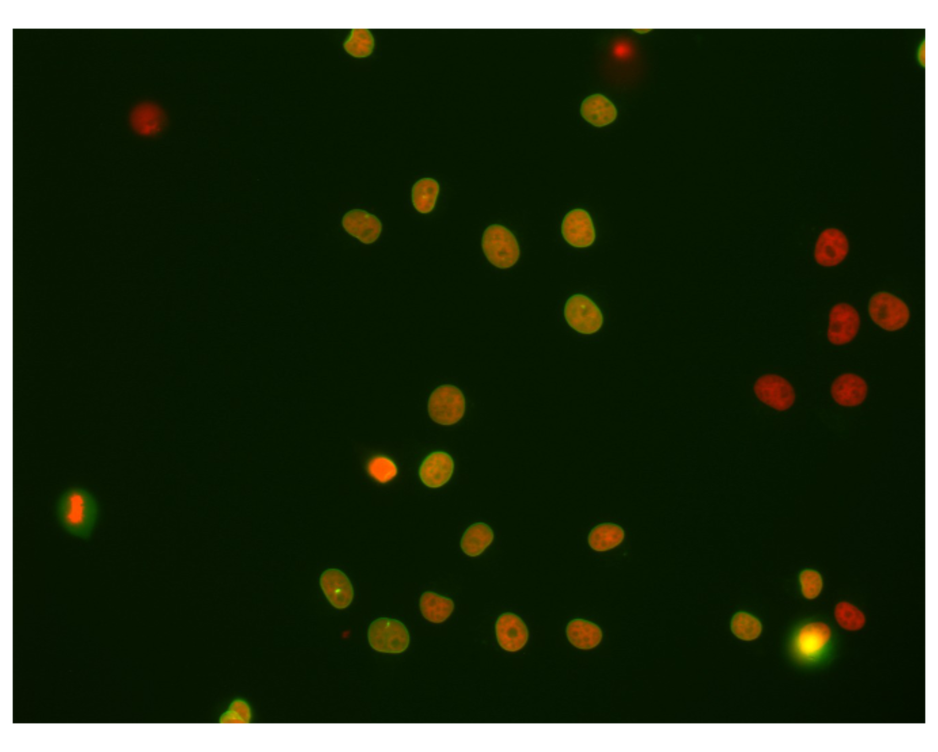
#> input picture docs/demos/data/plate1_1_013 [Well 5, Field 1 (Spot 5)].png, 938 x 752 px, shrunk from 1842 x 1478 before the run
$ jupyter execute --allow-errors identify_nuclei_by_intensity.ipynb
#> lines starting #> are read from the running program, lines starting #| are printed output that depends on the picture
### pyclesperanto/__init__.py
import warnings

from ._array import (
    Array,
    Image,
    _patch_array_class,
    is_image,
)
from ._backend import (
    _get_backend,
    get_backend_name,
    list_available_backends,
    select_backend,
)
from ._categories import categories
from ._version import CLIC_VERSION as __clic_version__
from ._version import COMMON_ALIAS as __common_alias__
from ._version import VERSION as __version__


def _lazy_init():
    """Initialize the backend and patch the Array class.

    Called on first actual use. Safe to call multiple times.
    """
    try:
        _get_backend()
#> (this line was passed over: pyclesperanto is not available in this run)
    except RuntimeError:
        warnings.warn(
            "No pyclesperanto backend installed.\n"
            "Install one with:\n"
            "  pip install pyclesperanto[opencl]   # for OpenCL\n"
            "  pip install pyclesperanto[cuda]     # for CUDA\n"
            "  pip install pyclesperanto[metal]    # for Metal\n"
            "  pip install pyclesperanto[all]      # for All backends\n",
            RuntimeWarning,
        )
        return False
    _patch_array_class()
#> (this line was passed over: pyclesperanto is not available in this run)
    return True


# Try initializing — if a backend is available, patch everything
_backend_available = _lazy_init()

if _backend_available:
    from . import __experimental__

    # Re-import Array/Image after patching so that cle.Array has the real class
    from ._array import Array, Image  # noqa: F811

    # Auto-select a default device
    from ._core import (
        Device,
        _default_initialisation,
        available_device_names,
        cl_info,
        get_device,
        info,
        list_available_devices,
        select_device,
        set_wait_for_kernel_finish,
        wait_for_kernel_to_finish,
    )
    from ._execute import evaluate, execute, native_execute
    from ._functionalities import imshow, operation, operations
    from ._memory import (
        arange,
        asarray,
        create,
        create_labels_like,
        create_like,
        empty,
        empty_like,
        eye,
        from_array,
        from_dlpack,
        full,
        full_like,
        linspace,
        ones,
        ones_like,
        pull,
        push,
        zeros,
        zeros_like,
    )
    from ._tier1 import *
    from ._tier2 import *
    from ._tier3 import *
    from ._tier4 import *
    from ._tier5 import *
    from ._tier6 import *
    from ._tier7 import *
    from ._tier8 import *

    from ._interroperability import *  # isort:skip

    from . import _fft as fft
    from . import _transform as transform
    from ._transform import AffineTransform

    _default_initialisation()
#> (this line was passed over: pyclesperanto is not available in this run)

__all__ = [
    "Array",
    "Image",
    "__clic_version__",
    "__common_alias__",
    "__version__",
    "categories",
    "get_backend_name",
    "is_image",
    "list_available_backends",
    "select_backend",
]

if _backend_available:
    import importlib as _importlib

    __all__ += [
        "AffineTransform",
        "Device",
        "__experimental__",
        "arange",
        "asarray",
        "available_device_names",
        "cl_info",
        "create",
        "create_labels_like",
        "create_like",
        "empty",
        "empty_like",
        "evaluate",
        "execute",
        "eye",
        "fft",
        "from_array",
        "from_dlpack",
        "full",
        "full_like",
        "get_device",
        "imshow",
        "info",
        "linspace",
        "list_available_devices",
        "native_execute",
        "ones",
        "ones_like",
        "operation",
        "operations",
        "pull",
        "push",
        "select_device",
        "set_wait_for_kernel_finish",
        "transform",
        "wait_for_kernel_to_finish",
        "zeros",
        "zeros_like",
    ]

    for _tier_name in [
        "_tier1",
        "_tier2",
        "_tier3",
        "_tier4",
        "_tier5",
        "_tier6",
        "_tier7",
        "_tier8",
    ]:
        _tier_module = _importlib.import_module(
            f".{_tier_name}", package="pyclesperanto"
        )
        if hasattr(_tier_module, "__all__"):
            __all__ += _tier_module.__all__
    del _importlib, _tier_name, _tier_module

### docs/demos/examples/identify_nuclei_by_intensity.ipynb
# Identify nuclei according to a signal intensity

A common bio-image analysis task is differentiating cells according to their signal expression. In this example we take a two-channel image of nuclei which express `Cy3` and `eGFP`. This notebook demonstrates how to differentiate nuclei segmented in one channel according to the intensity in the other channel.

This example data was first published in [Heriche et. al.](https://doi.org/10.1091/mbc.E13-04-0221) and the original data is available [here](https://idr.openmicroscopy.org/webclient/img_detail/179719/).

[cell 1]
import pyclesperanto as cle
from skimage.io import imread
import matplotlib.pyplot as plt

cle.select_device(1, "gpu")
#> (this line was passed over: pyclesperanto is not available in this run)

We start by opening and displaying the example image.

[cell 2]
image = imread("../data/plate1_1_013 [Well 5, Field 1 (Spot 5)].png")
#> image is the input picture: shape (752, 938, 4); mean R, G, B, A 10, 22.6, 0.4, 229.2
fig, axs = plt.subplots(1,3, figsize=(15,10))
axs[0].imshow(image)
axs[0].set_title("raw merge")
axs[1].imshow(image[...,0], cmap="gray")
axs[1].set_title("channel: Cy3")
axs[2].imshow(image[...,1], cmap="gray")
axs[2].set_title("channel: eGFP")
for ax in axs:
    ax.axis("off")
plt.tight_layout()
plt.show()
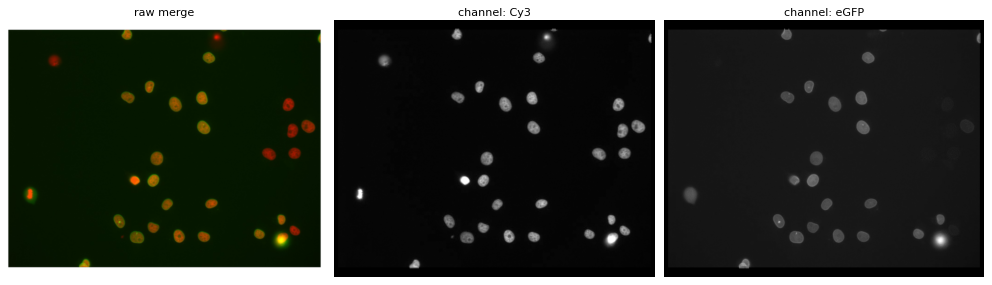
#> figure drawn by matplotlib, 3 panels

## Segment the nuclei

As the staining marks the nuclei in the Cy3 channel, it is reasonable to segment nuclei in this channel and afterwards measure the intensity in the other channel. For that we use the function [Voronoi-Otsu-Labeling]("./voronoi_otsu_labeling.ipynb) for the segmentation as it is a quick and straightforward approach for this usecase.

#> (a cell that did not finish here is left out)

Now that we have all the nuclei segmented, we can measure the intensity in the second channel, marked with eGFP and visualize that measurement in a parametric image. In such a parametric image, all pixels inside a nucleus have the same value of interest. In this case we are plotting the mean average intensity of each nuclei.

#> (a cell that did not finish here is left out)

We can also retrieve the intensity value into an array. The first entry in such array will corresponds to the intensity of the background, which is 0 in the parametric image.

#> (a cell that did not finish here is left out)

#> (a cell that did not finish here is left out)

We can plot the distribution of the mean intensity using the histogram plot from matplotlib to plot a histogram. We ignore the first element, because it corresponds to the background intensity. From this quick plot, we can easily conclude that our data contain above 50 positive nuclei for our marker of interest.

## Selecting labels above a given intensity threshold

We have our nuclei label map and we now known a good average intensity threshold do isolate our signal of interest. We this we can filter the label map to only keep the target nuclei. We can pass the label map and the average intensity vector to filter the label map.

Once filtered, we get the amount of nuclei maked by Cy5 that express eGFP signal.

[cell 7]
intensity_threshold = 50
#> (the rest of this cell did not finish here and is left out)
